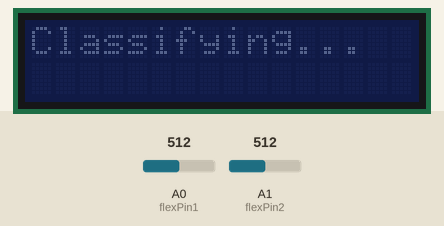
This sketch was run on a simulated Arduino Uno, built with avr-gcc and run on an emulated ATmega328P. Parts: 16×2 character LCD. The inputs (shaded band) are chosen by the test bench; at power-on: A0 (flexPin1) = 512, A1 (flexPin2) = 512. What the sketch prints to the serial monitor is not drawn.

Above: at 0.1 s.
At 60.1 s:
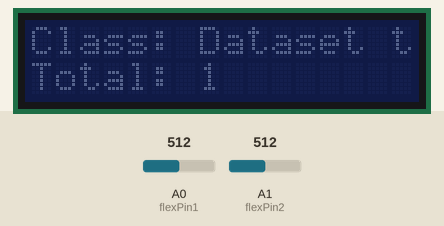
At 120.1 s:
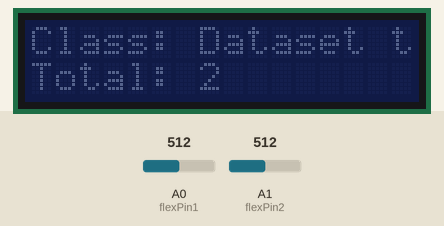

The sketch:

skripsi.ino
```cpp
#include <Wire.h>
#include <LiquidCrystal_I2C.h>
#include "model.h"

LiquidCrystal_I2C lcd(0x27, 16, 2);

Eloquent::ML::Port::DecisionTree classifier;

float features[4];
int flexPin1 = A0; // Pin analog untuk sensor fleksibel 1
int flexPin2 = A1; // Pin analog untuk sensor fleksibel 2
float prevFlex1 = 0;
float prevFlex2 = 0;
unsigned long prevMillis = 0;
unsigned long interval = 60000; // 1 menit
int totalBreaths = 0;

void setup() {
  Serial.begin(115200);

  lcd.init();
  lcd.setCursor(0, 0);
  lcd.print("Classifying...");
}

void loop() {
  unsigned long currentMillis = millis();

  if (currentMillis - prevMillis >= interval) {
    prevMillis = currentMillis;

    float flex1 = readFlex(flexPin1);
    float flex2 = readFlex(flexPin2);

    float respRate1 = calculateRespirationRate(flex1, prevFlex1);
    float respRate2 = calculateRespirationRate(flex2, prevFlex2);

    prevFlex1 = flex1;
    prevFlex2 = flex2;

    features[0] = calculateNoBreathing(respRate1, respRate2);
    features[1] = respRate1;
    features[2] = respRate2;
    features[3] = calculateRespirationState(respRate1, respRate2);

    String predictionClass = classifier.predictLabel(features);

    lcd.clear();
    lcd.setCursor(0, 0);
    lcd.print("Class: ");
    lcd.print(predictionClass);

    totalBreaths += static_cast<int>(features[3]); // Menambah jumlah pernapasan

    lcd.setCursor(0, 1);
    lcd.print("Total: ");
    lcd.print(totalBreaths);

    Serial.println(predictionClass);
  }
}

float readFlex(int pin) {
  int flexValue = analogRead(pin);

  float flex = map(flexValue, 0, 1023, 0, 100);

  return flex;
}

float calculateRespirationRate(float currentFlex, float previousFlex) {
  // Menghitung perubahan fleksibilitas relatif dari waktu ke waktu
  float flexChange = abs(currentFlex - previousFlex);

  // Mengubah perubahan fleksibilitas menjadi estimasi jumlah pernapasan per menit
  float respirationRate = flexChange * 60.0 / interval;

  return respirationRate;
}

float calculateRespirationState(float respRate1, float respRate2) {
  // Menghitung perbedaan jumlah pernapasan dari kedua sensor
  float respRateDiff = abs(respRate1 - respRate2);

  // Mengklasifikasikan keadaan pernapasan berdasarkan perbedaan jumlah pernapasan
  if (respRateDiff <= 5) {
    return 1; // Pernapasan normal
  } else if (respRate1 > respRate2) {
    return 2; // Tachypnea
  } else {
    return 3; // Bradypnea
  }
}

float calculateNoBreathing(float respRate1, float respRate2) {
  // Menentukan jika tidak ada pernapasan dari kedua sensor
  if (respRate1 == 0 && respRate2 == 0) {
    return 0; // Tidak bernapas
  } else {
    return 1; // Bernapas
  }
}
```

model.h
```cpp
#pragma once
//#include <cstdarg>
namespace Eloquent {
    namespace ML {
        namespace Port {
            class DecisionTree {
                public:
                    /**
                    * Predict class for features vector
                    */
                    int predict(float *x) {
                        if (x[0] <= 1.5) {
                            if (x[1] <= 6.0) {
                                return 3;
                            }

                            else {
                                return 0;
                            }
                        }

                        else {
                            if (x[0] <= 2.5) {
                                return 1;
                            }

                            else {
                                return 2;
                            }
                        }
                    }

                    /**
                    * Predict readable class name
                    */
                    const char* predictLabel(float *x) {
                        return idxToLabel(predict(x));
                    }

                    /**
                    * Convert class idx to readable name
                    */
                    const char* idxToLabel(uint8_t classIdx) {
                        switch (classIdx) {
                            case 0:
                            return "Dataset Normal";
                            case 1:
                            return "Dataset Tachypnea";
                            case 2:
                            return "Dataset Bradypnea";
                            case 3:
                            return "Dataset tidak bernapas";
                            default:
                            return "Houston we have a problem";
                        }
                    }

                protected:
                };
            }
        }
    }
```

Measured:
- what the display in image 1 shows lasts 60.0 s, from 60.0 s to 120.0 s
